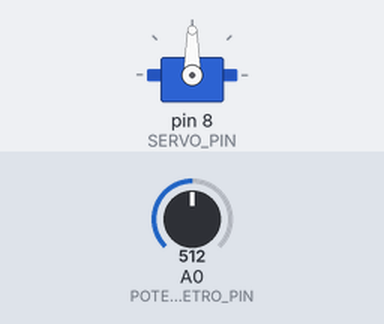
Bench run of a sketch on a simulated Arduino Uno, built with avr-gcc and run on an emulated ATmega328P. On the bench: servo. The inputs (shaded band) are chosen by the test bench; at power-on: A0 (POTENCIOMETRO_PIN) = 512.

Above: at 1.2 s.
1.3 s: A0 (POTENCIOMETRO_PIN) set to 716
At 2.3 s:
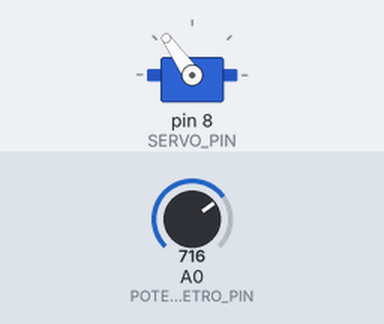
2.8 s: A0 (POTENCIOMETRO_PIN) set to 900
At 3.4 s:
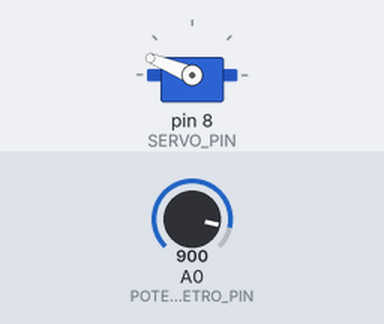
4.3 s: A0 (POTENCIOMETRO_PIN) set to 1023
At 4.6 s:
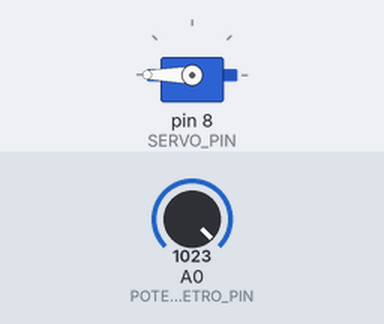
5.8 s: A0 (POTENCIOMETRO_PIN) set to 306
At 6.9 s:
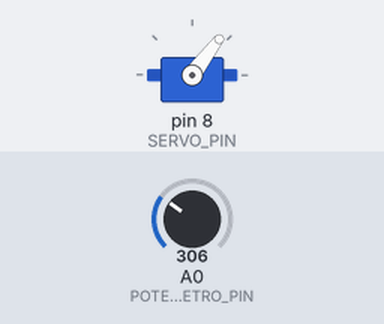
7.3 s: A0 (POTENCIOMETRO_PIN) set to 122
At 8.1 s:
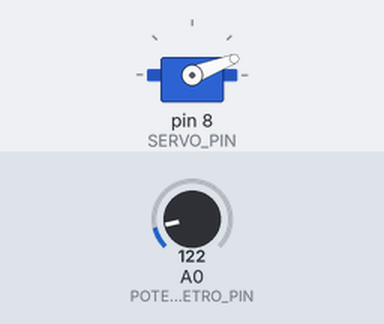
Timing chart, 0 to 9.8 s (numbered marks = the images above; inputs shaded):
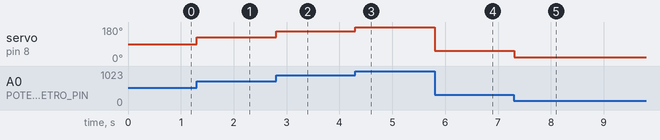

Measured:
- after the input at 1.3 s, servo on pin 8 (SERVO_PIN): 90° → 125° at once
- after the input at 2.8 s, servo on pin 8 (SERVO_PIN): 125° → 158° at once
- after the input at 4.3 s, servo on pin 8 (SERVO_PIN): 158° → 180° at once
- after the input at 5.8 s, servo on pin 8 (SERVO_PIN): 180° → 53° at once
- after the input at 7.3 s, servo on pin 8 (SERVO_PIN): 53° → 21° at once

The sketch:

velocimetro.ino
```cpp
#include <Servo.h>

#define POTENCIOMETRO_PIN A0
#define SERVO_PIN         8

Servo servo;

void setup() {
  servo.attach(SERVO_PIN);
}

void loop() {
  int valor = map(analogRead(POTENCIOMETRO_PIN), 0, 1023, 0, 180);
  servo.write(valor);
  delay(5);
}
```
